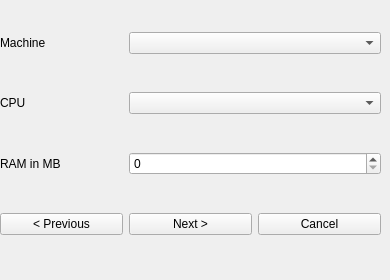
     <widget class="QWidget" name="page_19">
      <widget class="QWidget" name="gridLayoutWidget_18">
       <property name="geometry">
        <rect>
         <x>0</x>
         <y>0</y>
         <width>381</width>
         <height>271</height>
        </rect>
       </property>
       <layout class="QGridLayout" name="gridLayout_18">
        <item row="2" column="0">
         <widget class="QLabel" name="label_49">
          <property name="text">
           <string>RAM in MB</string>
          </property>
         </widget>
        </item>
        <item row="1" column="0">
         <widget class="QLabel" name="label_50">
          <property name="text">
           <string>CPU</string>
          </property>
         </widget>
        </item>
        <item row="0" column="0">
         <widget class="QLabel" name="label_51">
          <property name="text">
           <string>Machine</string>
          </property>
         </widget>
        </item>
        <item row="3" column="0">
         <widget class="QPushButton" name="pushButton_54">
          <property name="text">
           <string>&lt; Previous</string>
          </property>
         </widget>
        </item>
        <item row="3" column="1">
         <widget class="QPushButton" name="pushButton_55">
          <property name="text">
           <string>Next &gt;</string>
          </property>
         </widget>
        </item>
        <item row="3" column="2">
         <widget class="QPushButton" name="pushButton_56">
          <property name="text">
           <string>Cancel</string>
          </property>
         </widget>
        </item>
        <item row="0" column="1" colspan="2">
         <widget class="QComboBox" name="comboBox_29">
          <property name="placeholderText">
           <string>Please select a machine</string>
          </property>
          <item>
           <property name="text">
            <string>Let QEMU decide</string>
           </property>
          </item>
          <item>
           <property name="text">
            <string>virt</string>
           </property>
          </item>
          <item>
           <property name="text">
            <string>akita</string>
           </property>
          </item>
          <item>
           <property name="text">
            <string>ast2500-evb</string>
           </property>
          </item>
          <item>
           <property name="text">
            <string>borzoi</string>
           </property>
          </item>
          <item>
           <property name="text">
            <string>canon-a1100</string>
           </property>
          </item>
          <item>
           <property name="text">
            <string>cheetah</string>
           </property>
          </item>
          <item>
           <property name="text">
            <string>collie</string>
           </property>
          </item>
          <item>
           <property name="text">
            <string>connex</string>
           </property>
          </item>
          <item>
           <property name="text">
            <string>cubieboard</string>
           </property>
          </item>
          <item>
           <property name="text">
            <string>highbank</string>
           </property>
          </item>
          <item>
           <property name="text">
            <string>imx25-pdk</string>
           </property>
          </item>
          <item>
           <property name="text">
            <string>integratorcp</string>
           </property>
          </item>
          <item>
           <property name="text">
            <string>kzm</string>
           </property>
          </item>
          <item>
           <property name="text">
            <string>lm3s6965evb</string>
           </property>
          </item>
          <item>
           <property name="text">
            <string>lm3s811evb</string>
           </property>
          </item>
          <item>
           <property name="text">
            <string>none</string>
           </property>
          </item>
          <item>
           <property name="text">
            <string>raspi2</string>
           </property>
          </item>
         </widget>
        </item>
        <item row="1" column="1" colspan="2">
         <widget class="QComboBox" name="comboBox_30">
          <property name="placeholderText">
           <string>Please select a processor</string>
          </property>
          <item>
           <property name="text">
            <string>Let QEMU decide</string>
           </property>
          </item>
          <item>
           <property name="text">
            <string>cortex-a57</string>
           </property>
          </item>
          <item>
           <property name="text">
            <string>cortex-a15</string>
           </property>
          </item>
          <item>
           <property name="text">
            <string>cortex-a9</string>
           </property>
          </item>
          <item>
           <property name="text">
            <string>a64fx</string>
           </property>
          </item>
          <item>
           <property name="text">
            <string>arm1026</string>
           </property>
          </item>
          <item>
           <property name="text">
            <string>arm1136</string>
           </property>
          </item>
          <item>
           <property name="text">
            <string>arm1136-r2</string>
           </property>
          </item>
          <item>
           <property name="text">
            <string>arm1176</string>
           </property>
          </item>
          <item>
           <property name="text">
            <string>arm11mpcore</string>
           </property>
          </item>
          <item>
           <property name="text">
            <string>arm926</string>
           </property>
          </item>
          <item>
           <property name="text">
            <string>arm946</string>
           </property>
          </item>
          <item>
           <property name="text">
            <string>cortex-a7</string>
           </property>
          </item>
          <item>
           <property name="text">
            <string>cortex-a72</string>
           </property>
          </item>
          <item>
           <property name="text">
            <string>cortex-a8</string>
           </property>
          </item>
          <item>
           <property name="text">
            <string>cortex-m0</string>
           </property>
          </item>
          <item>
           <property name="text">
            <string>cortex-m3</string>
           </property>
          </item>
          <item>
           <property name="text">
            <string>cortex-m33</string>
           </property>
          </item>
          <item>
           <property name="text">
            <string>cortex-m4</string>
           </property>
          </item>
          <item>
           <property name="text">
            <string>cortex-m55</string>
           </property>
          </item>
          <item>
           <property name="text">
            <string>cortex-m7</string>
           </property>
          </item>
          <item>
           <property name="text">
            <string>cortex-r5</string>
           </property>
          </item>
          <item>
           <property name="text">
            <string>cortex-r5f</string>
           </property>
          </item>
          <item>
           <property name="text">
            <string>max</string>
           </property>
          </item>
          <item>
           <property name="text">
            <string>pxa250</string>
           </property>
          </item>
          <item>
           <property name="text">
            <string>pxa255</string>
           </property>
          </item>
          <item>
           <property name="text">
            <string>pxa260</string>
           </property>
          </item>
          <item>
           <property name="text">
            <string>pxa261</string>
           </property>
          </item>
          <item>
           <property name="text">
            <string>pxa262</string>
           </property>
          </item>
          <item>
           <property name="text">
            <string>pxa270</string>
           </property>
          </item>
          <item>
           <property name="text">
            <string>sa1100</string>
           </property>
          </item>
          <item>
           <property name="text">
            <string>sa1110</string>
           </property>
          </item>
          <item>
           <property name="text">
            <string>ti925t</string>
           </property>
          </item>
         </widget>
        </item>
        <item row="2" column="1" colspan="2">
         <widget class="QSpinBox" name="spinBox_12">
          <property name="maximum">
           <number>32768</number>
          </property>
         </widget>
        </item>
       </layout>
      </widget>
     </widget>
